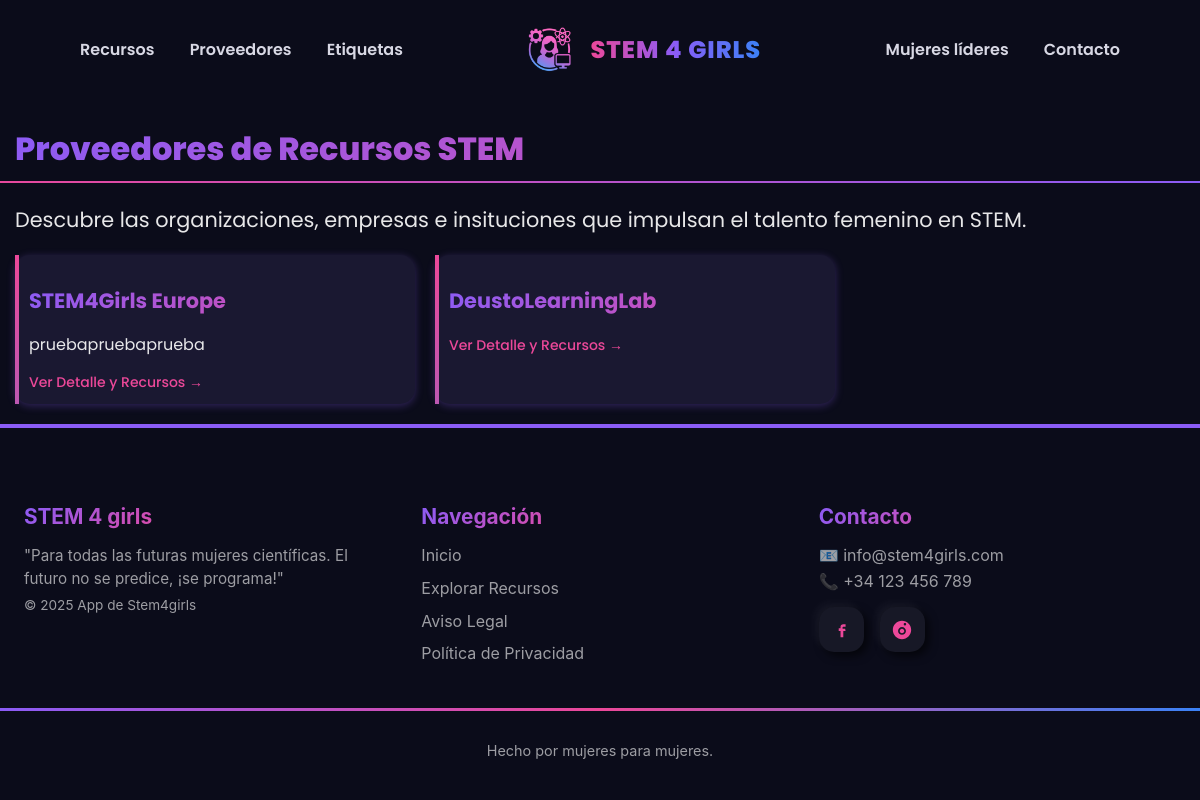
The page /appstem4girls/proveedores/ on the database as committed earlier.
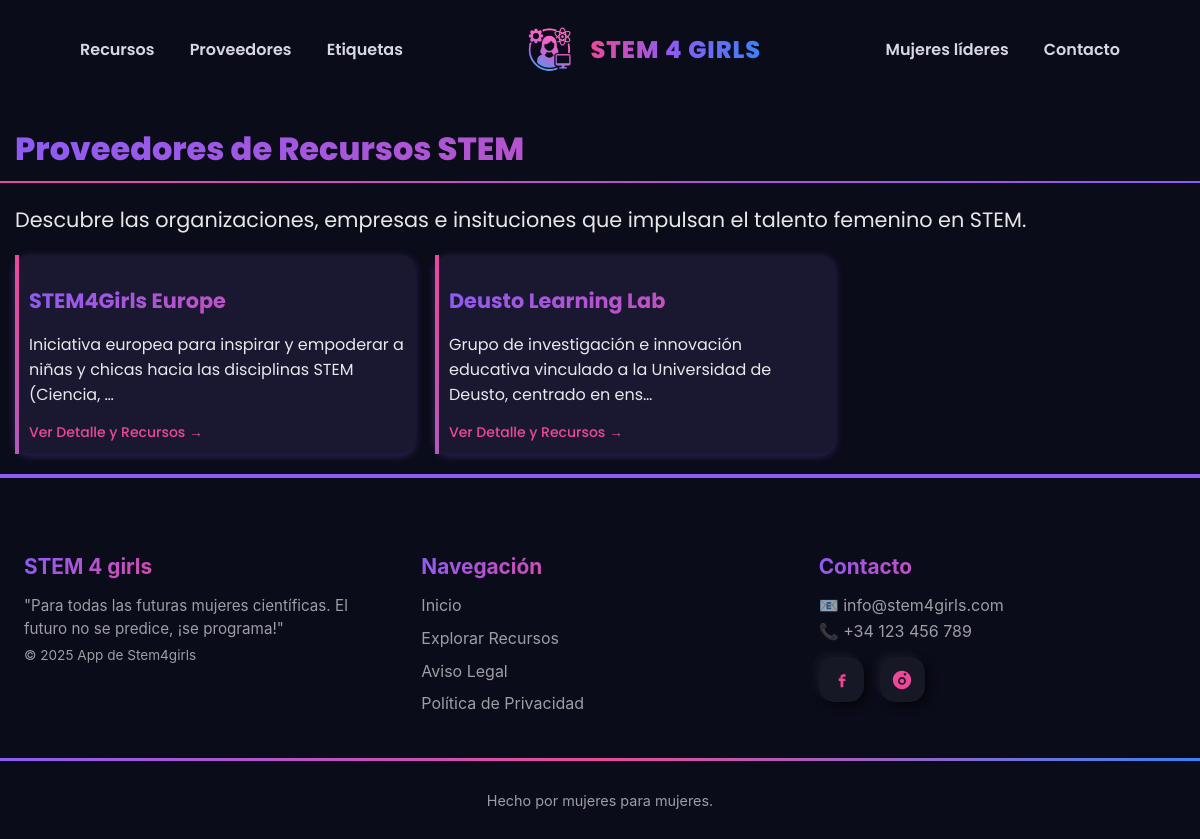
The same page on the database as committed later.
### appstem4girls/models.py (models this page shows, shortened)
class Proveedor(models.Model):
    nombre = models.CharField(max_length=100)
    descripcion = models.TextField()
    ciudad = models.CharField(max_length=150, blank=True)
    direccion = models.CharField(max_length=200, blank=True)
    telefono = models.CharField(max_length=20, blank=True)
    email = models.EmailField(blank=True)
    web = models.URLField(blank=True, null=True)

### appstem4girls/views.py (the view)
# urls.py: path('proveedores/', views.lista_proveedores, name='lista_proveedores'),
def lista_proveedores(request):
    proveedores = Proveedor.objects.all()
    return render(request, 'lista_proveedores.html', {'proveedores': proveedores})

### appstem4girls/templates/lista_proveedores.html (shortened to what this page needs)
{% extends "base.html" %}
{% load static%}
{% block extra_css %}
<link rel="stylesheet" href="{% static 'css/proveedores.css' %}">
{% endblock %}
{% block contenido %}
<div class="lp">
    <div class="lp-info">
        <h1>Proveedores de Recursos STEM</h1>
        <p>Descubre las organizaciones, empresas e insituciones que impulsan el talento femenino en STEM.</p>
    </div>
    <div class="prov-contenedor">
        {% if proveedores %}
            {% for proveedor in proveedores %}
                <div class="prov-tarjeta">
                    <h3 class="prov-nombre">
                        <a href="{% url 'detalle_proveedor' proveedor.id %}">{{ proveedor.nombre }}</a>
                    </h3>
                    <p class="prov-descripcion">{{ proveedor.descripcion|truncatechars:100 }}</p>
                    <a href="{% url 'detalle_proveedor' proveedor.id %}" class="prov-detalle">Ver Detalle y Recursos &rarr;</a>
                </div>
            {% endfor %}
        {% else %}
            <p>Todavía no hay proveedores registrados.</p>
        {% endif%}
    </div>
</div>
{% endblock %}

Rows that differ between the two databases and show on the page:
changed Proveedor "STEM4Girls Europe": descripcion "pruebapruebaprueba" → "Iniciativa europea para inspirar y empoderar a niñas y chicas hacia las disciplinas STEM (Ciencia, …"
changed Proveedor: nombre "DeustoLearningLab" → "Deusto Learning Lab"; descripcion (not shown) → "Grupo de investigación e innovación educativa vinculado a la Universidad de Deusto, centrado en ens…"
